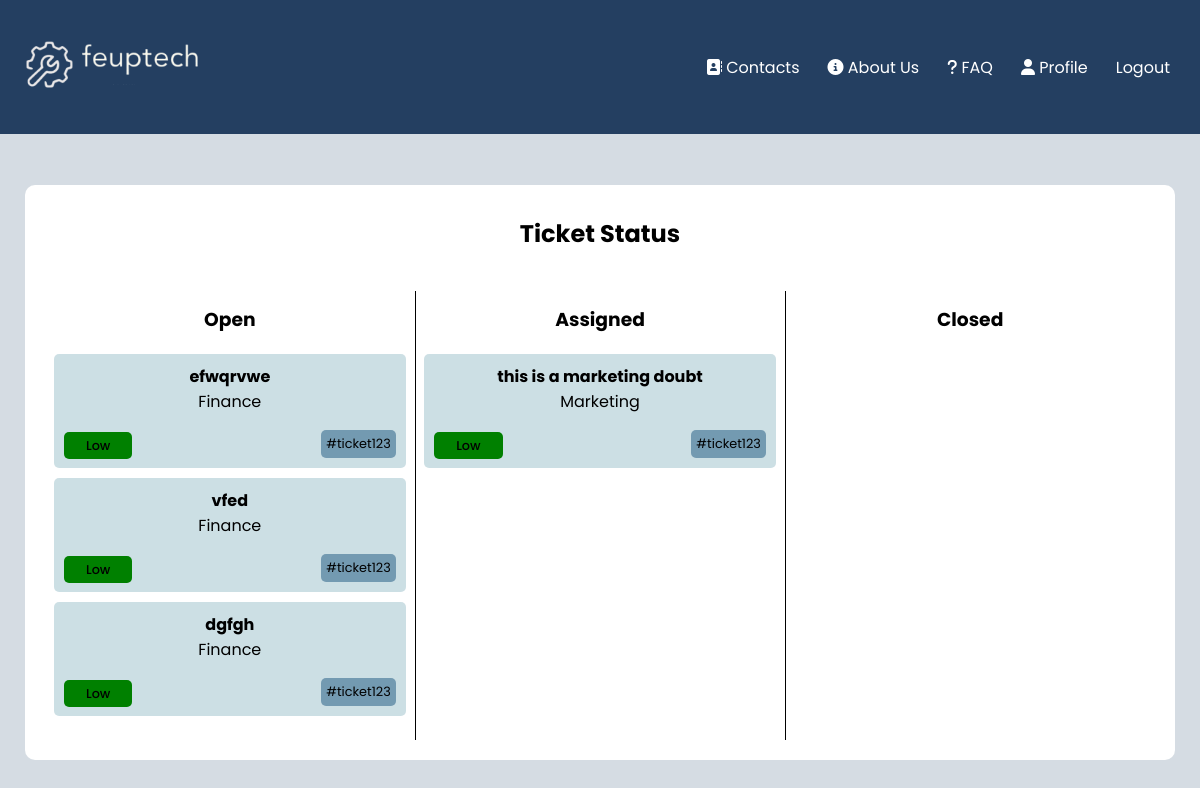
The page /pages/tickets.php (signed in) on the database as committed earlier.
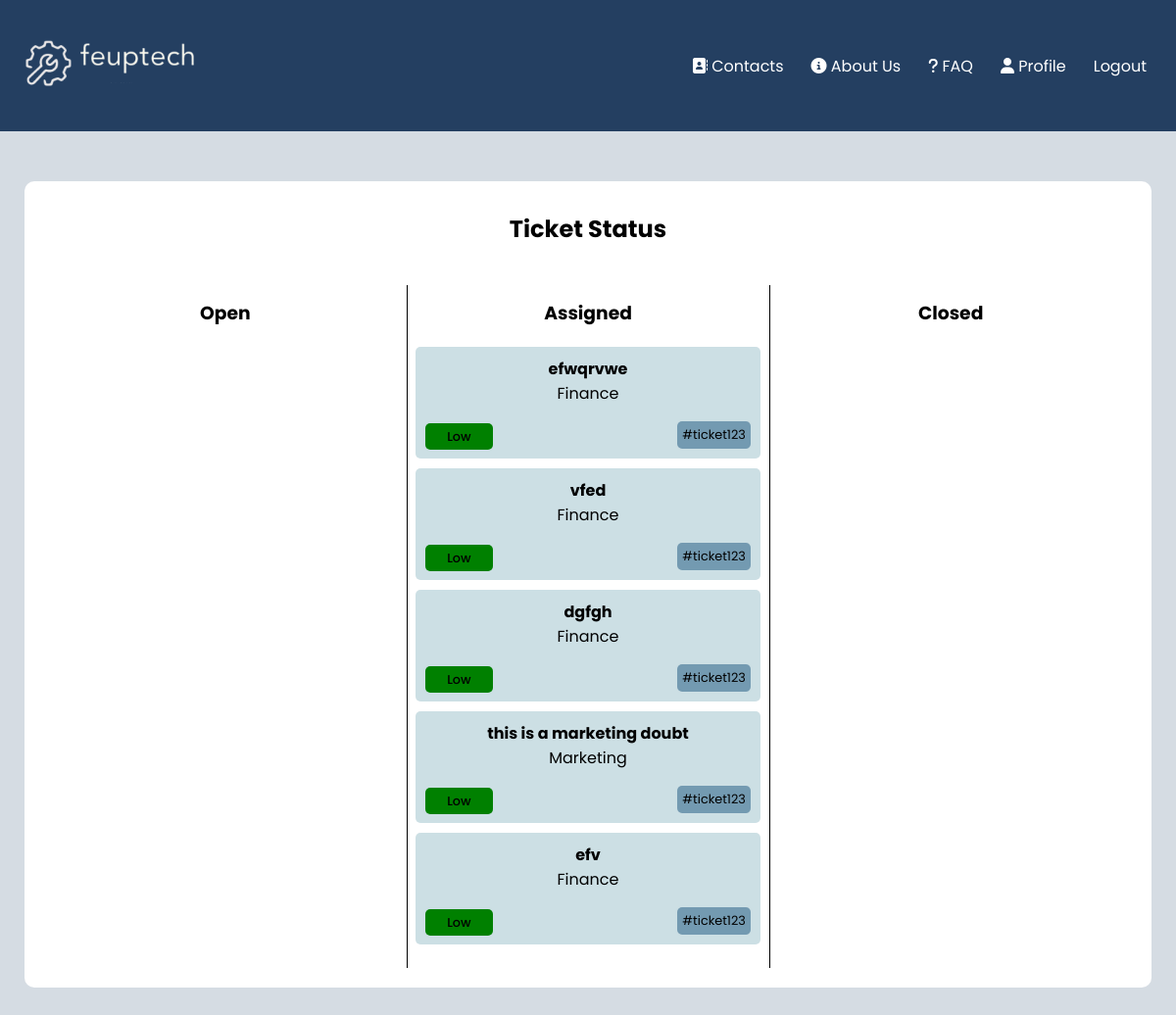
The same page on the database as committed later.
### tables this page shows
CREATE TABLE tickets(

    idTicket integer primary key AUTOINCREMENT,
    title text NOT NULL,
    description text,
    status text references Status(title),
    idAgent text references Agents(idAgent),
    idClient text references Clients(idClient),
    department text references department(title),
    priority text,
    hashtag text,
    date datetime
);

### pages/tickets.php (called while the page is built)
<?php
    require_once(__DIR__ . '/../database/connection.db.php');
    include '../database/ticket.class.php';
    include '../database/user.class.php';
    include '../utils/session.php';
    include '../templates/tickets.tpl.php';
    $session = new Session();
    $db = getDatabaseConnection();
    $user = User::getUserWithId($db, $session->getID());
    $assigned = $user->getTickets($db, "Assigned");
    $closed = $user->getTickets($db, "Closed");
    $opened = $user->getTickets($db, "Opened");
    drawTicketsHeader($session);
    drawTickets($opened, $assigned, $closed);
?>

### database/ticket.class.php (called while the page is built, shortened)
<?php
     class Ticket{
        public string $title;
        public string $priority;
        public string $department;
        public function __construct(int $idTicket, string $title, string $status,
          string $description, string $department, string $priority, string $date, string $idClient, int $idAgent){
            $this->idTicket = $idTicket;
            $this->title = $title;
            $this->department = $department;
            $this->priority = $priority;
        }
        public function getDepartment(){
            return $this->department;
        }
        public function getTitle(){
            return $this->title;
        }
        public function getPriority(){
            return $this->priority;
        }
    }
?>

### database/user.class.php (called while the page is built, shortened)
<?php
     class User{
        public int $id;
        public function __construct(int $id, string $email, string $name, string $username){
            $this->id = $id;
        }
        public function getTickets(PDO $db, string $status): array{
            $stmt = $db->prepare('SELECT idTicket, date, title, status, idAgent, idClient, description, department, priority FROM tickets WHERE idClient = ? AND status = ?');
            $stmt->execute([$this->id, $status]);
            $ticketRows = $stmt->fetchAll(PDO::FETCH_ASSOC);
            $tickets = [];
            foreach ($ticketRows as $row) {
                $ticket = new Ticket(
                    $row['idTicket'],
                    $row['title'],
                    $row['description'],
                    $row['status'],
                    $row['department'],
                    $row['priority'],
                    $row['date'],
                    $row['idClient'],
                    intval($row['idAgent'])
                );
                array_push($tickets, $ticket);
            }
            return $tickets;
        }
        static function getUserWithID(PDO $db, int $id) : ?User {
            $stmt = $db->prepare('
                SELECT u.idUser, u.email, u.name, u.username
                FROM users u JOIN admins a ON u.idUser = a.idAdmin
                WHERE u.idUser = ?');
            $stmt->execute(array($id));
            $row = $stmt->fetch(PDO::FETCH_ASSOC);
            if ($row !== false) {
                return new Admin($row['idUser'], $row['email'], $row['name'], $row['username']);
            }
            return null;
            }
     }
?>

### utils/session.php (called while the page is built, shortened)
<?php
class Session{
      public function getID() : ?int {
        return isset($_SESSION['id']) ? $_SESSION['id'] : null;
      }
}
?>

### templates/tickets.tpl.php (the view, shortened to what the changed rows need)
<?php function drawTicketsHeader($session, $css = "") { ?>
    <!DOCTYPE html>
    <html lang = "en-Us">
    <head>
        <link href="../css/navLogin_style.css" rel="stylesheet">
        <link href="../css/tickets_style.css" rel="stylesheet">
        <link href="../css/newTicket.css" rel="stylesheet">
        <link href="../css/tickets_all.css" rel="stylesheet">
        <link href="../css/assign_style.css" rel="stylesheet">
    </head>
    <body>
        <nav>
        <a href = "../pages"><img src ="../images/logo.png"></a>
        </nav>
<?php } ?>
<?php function drawTickets($open, $assigned, $closed) { ?>
    <div class="box">
            <h2>Ticket Status</h2>
            <div class="row">
              <div class="property open">
                <?php
                  foreach($open as $ticket){
                    drawTicket($ticket);
                  }
                ?>
              </div>
              <div class="property assigned">
                <?php
                  foreach($assigned as $ticket){
                    drawTicket($ticket);
                  }
                ?>
              </div>
            </div>
        </div>
    </body>
</html>
<?php } ?>
<?php function drawTicket($ticket) { ?>
    <section class="ticket">
        <a href="../pages/ticket_detail_user.php?ticket=
        <?php echo urlencode($ticket->idTicket) ?>" class="ticket-title">
        <?php echo $ticket->getTitle() ?>
      </a>
        <p class="ticket-department"><?php echo $ticket->getDepartment() ?></p>
        <div class="ticket-container">
        <div class="ticket-priority">
         <?php
            $priority = $ticket->getPriority();
            if ($priority === 'High') {
                      echo '<span class="high">' . $priority . '</span>';
                  } elseif ($priority === 'Medium') {
                      echo '<span class="medium">' . $priority . '</span>';
                  } elseif ($priority === 'Low') {
                      echo '<span class="low">' . $priority . '</span>';
                  }
          ?>
        </div>
        <div class="ticket-hashtag">
            <span>#ticket123</span>
        </div>
        </div>
        </section>
<?php } ?>

Rows that differ between the two databases and show on the page:
changed tickets "efwqrvwe": moves from the list under "Open" to the list under "Assigned"
changed tickets "vfed": moves from the list under "Open" to the list under "Assigned"
changed tickets "dgfgh": moves from the list under "Open" to the list under "Assigned"
added tickets: title "efv", department "Finance", priority "Low", shown under "Assigned"
